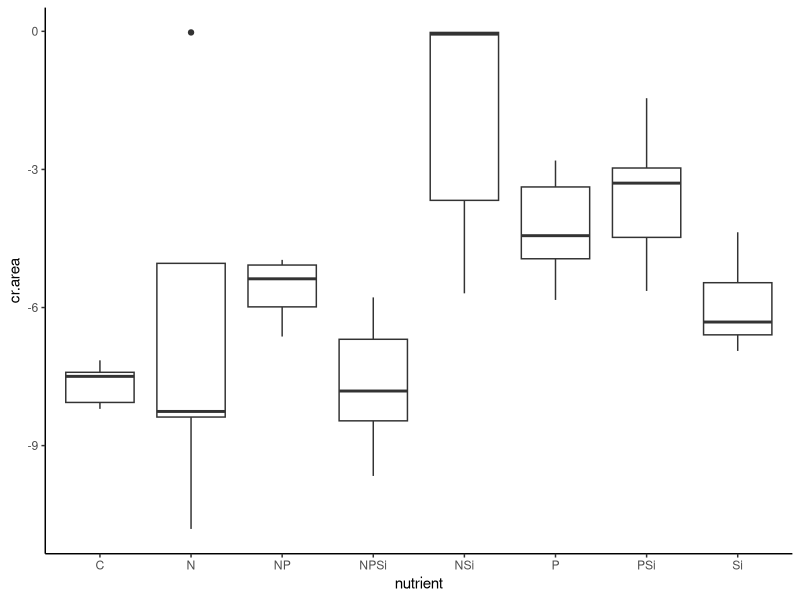
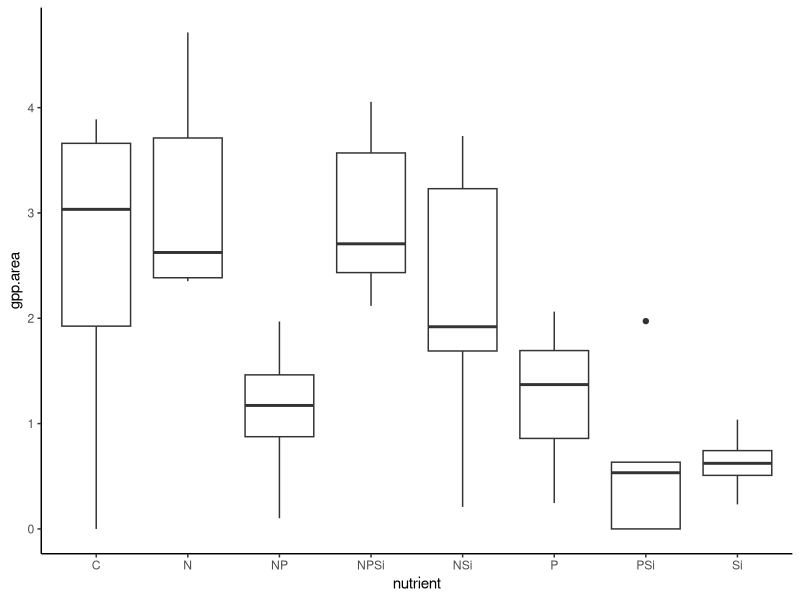
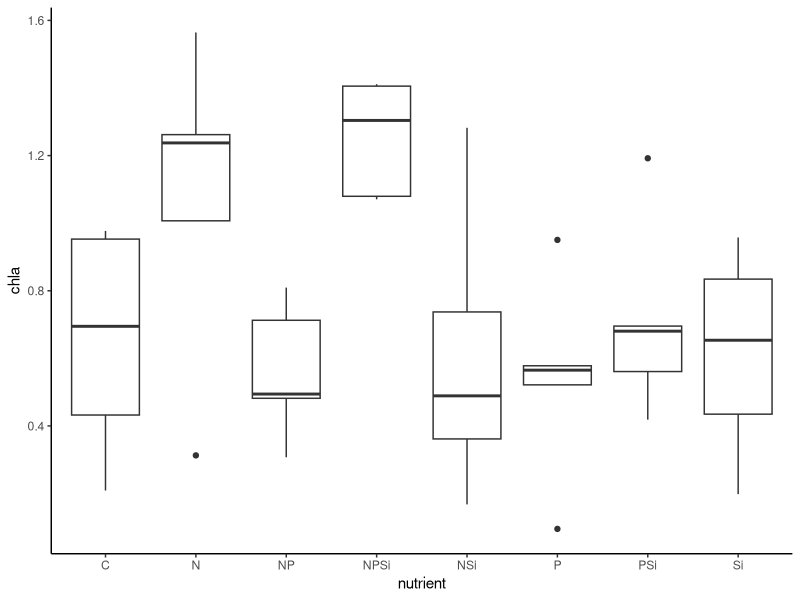
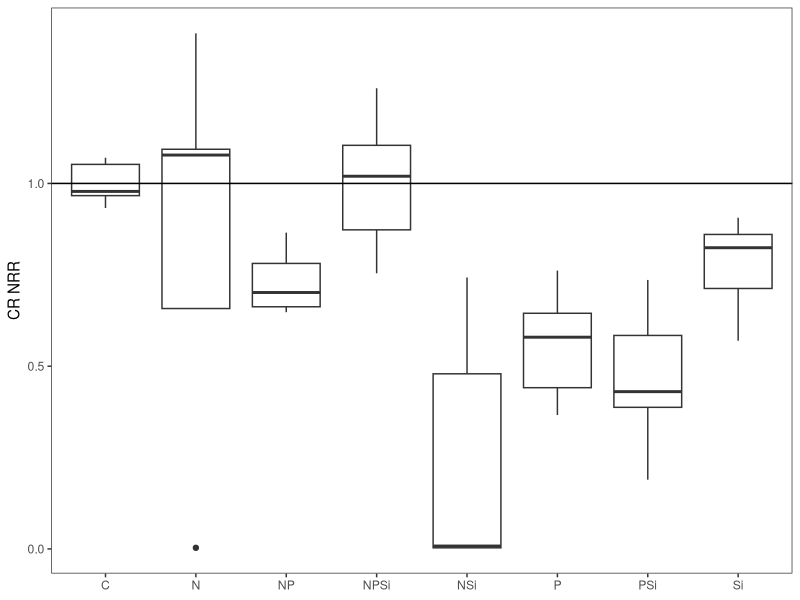
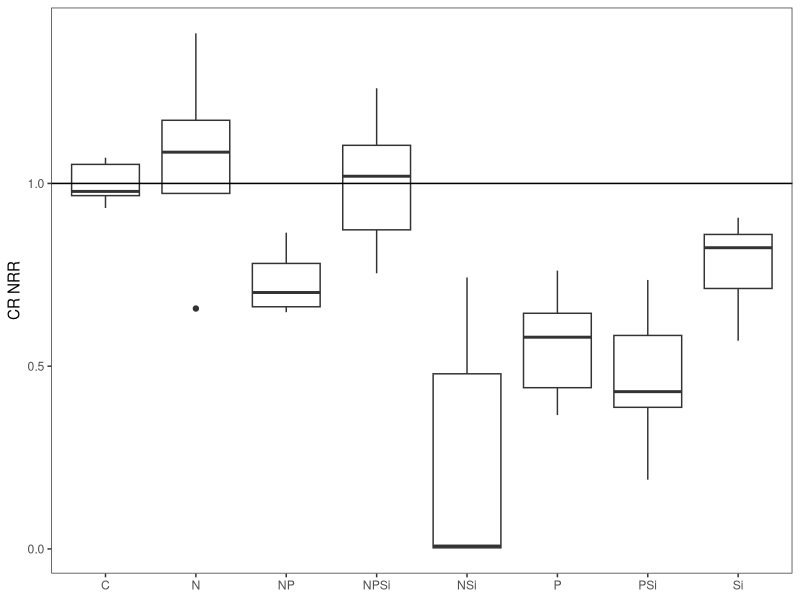
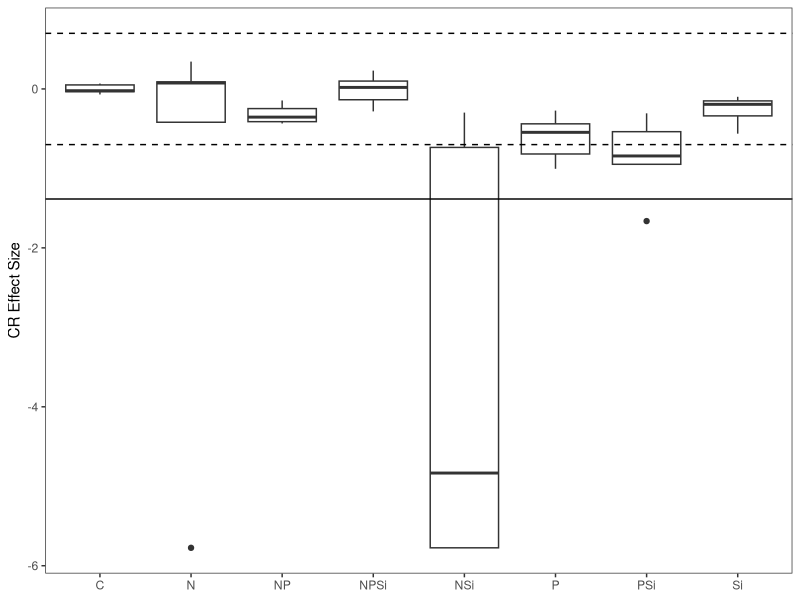
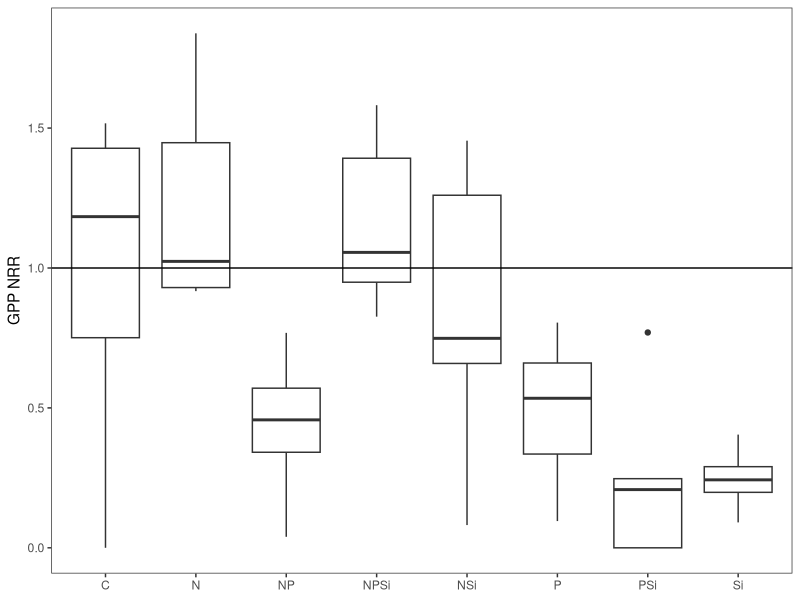
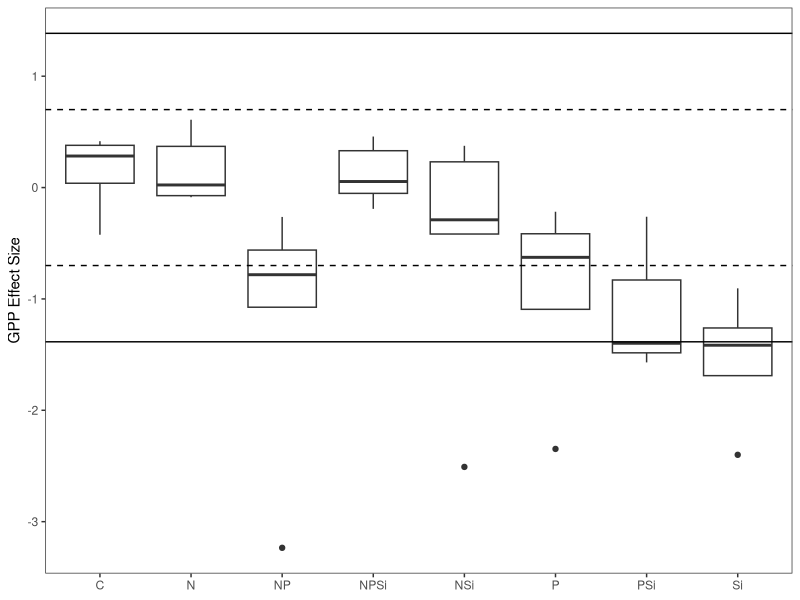

The R script that drew these images, in order: (Note: this script raises an error after producing the figures.)
#Author:  Clay Arango
#Creation date: 10-Feb-19
#Script to analyze NDS data from Summer 2018 WSB work with S. Roley and A. Alexiades

#packages
library(nlme)
library(nortest)
library(plyr)
library(dplyr)
library(multcomp)
library(MASS)
library(ggplot2)

#Load data
wenas_fall <- read.table(file="wen_fall.csv", header=T, sep=",")

#set variable
d = wenas_fall

#evaluate data to make sure factors are correct
names(d)
unique(d$nutrient) #control, N, NP, NPSi, NSi, P, PSi, Si
unique(d$N) #should be 0 and 1
unique(d$P) #should be 0 and 1
unique(d$Si) #should be 0 and 1
unique(d$top) #should be "sponge" and "glass"
#if need to change, use recode function below. 
d$top<-recode(d$top, "cellulose" ="sponge")
str(d)

#convert N and P vand Si alues (0 or 1 for absence or presence) to factors
d$N<-as.factor(d$N)
d$P<-as.factor(d$P)
d$Si<-as.factor(d$Si)
str(d)
d$chla.nrr<-NA

#subset data into gpp and cr response
d.cr = subset(d, top=="sponge", data=d)
d.gpp = subset(d, top=="glass", data=d)

#check distribution of controls and remove as needed before calculating NRR.
ggplot(d.cr, aes(x=nutrient, y=cr.area))+geom_boxplot() +theme_classic()
#check A5, others ok

#calculate nrr for cr
x<-ddply(d.cr, "nutrient", summarise, ave_cr = mean(cr.area, na.rm=T)) #changed to ddply b/c allows
#to specify by column name - I had a csv file with the relevant column in a different position.
x
d.cr$cr.nrr = d.cr$cr.area/-7.662895 #divide by control ave_cr
d.cr$gpp.nrr<-NA

#check distribution of controls and remove as needed before calculating NRR.
ggplot(d.gpp, aes(x=nutrient, y=gpp.area))+geom_boxplot() +theme_classic()
#ok
ggplot(d.gpp, aes(x=nutrient, y=chla))+geom_boxplot() +theme_classic()
#ok

#calculate nrr for gpp and chla
x<- ddply(d.gpp, "nutrient", summarise, ave_gpp = mean(gpp.area, na.rm=T), ave_chla = mean(chla, na.rm=T)) 
x
d.gpp$gpp.nrr = d.gpp$gpp.area/2.5640416 #divide by control ave_gpp
d.gpp$chla.nrr = d.gpp$chla/0.6598855 #divide by control ave_chla
d.gpp$cr.nrr<-NA

#combine files and export
d.cr$chla.nrr<-NA
d.nrr<-rbind(d.cr, d.gpp)
d.nrr$site_date<-"wenas_fall"
d.nrr$cr.es<-log(d.nrr$cr.nrr)
d.nrr$gpp.es<-log(d.nrr$gpp.nrr)
d.nrr$chla.es<-log(d.nrr$chla.nrr)
write.table(d.nrr, "wenas_fall_nrr.csv", sep=",", quote=F, row.names =F)

###############
#plots of NRR
##############
ggplot(data=d.cr, aes(x=nutrient, y=cr.nrr))+geom_boxplot()+theme_bw()+
  ylab("CR NRR")+geom_abline(slope = 0, intercept = 1)+
  theme(axis.title.x=element_blank(), panel.grid.minor=element_blank(), panel.grid.major=element_blank())
#inhibition of most; NPSi neutral

ggplot(data=subset(d.cr,!nds.id=="A5"), aes(x=nutrient, y=cr.nrr))+geom_boxplot()+theme_bw()+
  ylab("CR NRR")+geom_abline(slope = 0, intercept = 1)+
  theme(axis.title.x=element_blank(), panel.grid.minor=element_blank(), panel.grid.major=element_blank())

ggplot(data=subset(d.nrr, (top=="sponge")), aes(x=nutrient, y=cr.es))+geom_boxplot()+theme_bw()+
  ylab("CR Effect Size")+geom_hline(yintercept = 0.7, lty="dashed")+ geom_hline(yintercept = -0.7, lty="dashed")+
  theme(axis.title.x=element_blank(), panel.grid.minor=element_blank(), panel.grid.major=element_blank())+
  geom_hline(yintercept = -1.385)

ggplot(data=d.gpp, aes(x=nutrient, y=gpp.nrr))+geom_boxplot()+theme_bw()+
  ylab("GPP NRR")+geom_abline(slope = 0, intercept = 1)+
  theme(axis.title.x=element_blank(), panel.grid.minor=element_blank(), panel.grid.major=element_blank())
#inhibition of most; N neutral

ggplot(data=subset(d.nrr,top=="glass"), aes(x=nutrient, y=gpp.es))+geom_boxplot()+theme_bw()+
  ylab("GPP Effect Size")+geom_hline(yintercept = -0.7, lty="dashed")+geom_hline(yintercept = 0.7, lty="dashed")+
  geom_hline(yintercept = -1.385)+geom_hline(yintercept = 1.385)+
  theme(axis.title.x=element_blank(), panel.grid.minor=element_blank(), panel.grid.major=element_blank())

ggplot(data=d.gpp, aes(x=nutrient, y=chla.nrr))+geom_boxplot()+theme_bw()+
  ylab("Chlorophyll-a NRR")+geom_abline(slope = 0, intercept = 1)+
  theme(axis.title.x=element_blank(), panel.grid.minor=element_blank(), panel.grid.major=element_blank())
#limitation for N and NPSi; others neutral

ggplot(data=subset(d.nrr, (top=="glass")), aes(x=nutrient, y=chla.es))+geom_boxplot()+theme_bw()+
  ylab("Chla Effect Size")+ geom_hline(yintercept = 0.7, lty="dashed")+  geom_hline(yintercept = -1.385)+  
  geom_hline(yintercept = -0.7, lty="dashed")+ geom_hline(yintercept = 1.385)+
  theme(axis.title.x=element_blank(), panel.grid.minor=element_blank(), panel.grid.major=element_blank())

##########
#NRR Summary Files
#########

GPP_sum<-ddply(d.gpp, "nutrient", summarise, ave_nrr.gpp=mean(gpp.nrr, na.rm=T), sd_nrr.gpp=sd(gpp.nrr, na.rm=T), 
               se_nrr.gpp =(sd(gpp.nrr)/sqrt(sum(!is.na(gpp.nrr)))), 
               ci95_nrr.gpp = (1.96*(sd(gpp.nrr)/sqrt(sum(!is.na(gpp.nrr))))),
               ave_nrr.chla=mean(chla.nrr, na.rm=T), sd_nrr.chla=sd(chla.nrr, na.rm=T), 
               se_nrr.chla =(sd(chla.nrr)/sqrt(sum(!is.na(chla.nrr)))), 
               ci95_nrr.chla = (1.96*(sd(chla.nrr)/sqrt(sum(!is.na(chla.nrr))))))
CR_sum<-ddply(d.cr, "nutrient", summarise, ave_nrr.cr=mean(cr.nrr, na.rm=T), sd_nrr.cr=sd(cr.nrr, na.rm=T), 
              se_nrr.cr =(sd(cr.nrr)/sqrt(sum(!is.na(cr.nrr)))), 
              ci95_nrr.cr = (1.96*(sd(cr.nrr)/sqrt(sum(!is.na(cr.nrr))))))

#now combine into one and export
d.sum<-merge(GPP_sum, CR_sum, by="nutrient")
d.sum$site_date<-"reec_summer"
write.table(d.sum, "reec_summer_summ.csv",  sep=",", quote=F, row.names =F)

############################################################
#analyze RESPIRATION data
############################################################
d.cr1<-subset(d.cr, !(nds.id=="A5"))
M1<-gls(cr.area~N*P*Si, data=d.cr1, na.action=na.omit)
E1<-residuals(M1)
qqnorm(E1)
qqline(E1)#ok except for 1 point
ad.test(E1)
   #residuals are normally distributed, p=0.1089, even better with A5 removed (0.707)
hist(E1)  
plot(M1)
#ok

plot(filter(d.cr1, !is.na(cr.area)) %>% dplyr::select(nutrient), 
     E1, xlab="nutrient", ylab="Residuals")
bartlett.test(cr.area~nutrient, data=d.cr1)
   #variance test not OK, we'll probably need to mess with this one (p = 0.001245). looks like one point in N
#when remove one point, p = 0.046, but looks ok! inclined to leave it

anova(M1) #Si inhibition, 
#one outlier removed. same patterns as with all data but p values generally smaller
#N               1   0.4644  0.5006
#P               1   1.0325  0.3174
#Si              1   9.8544  0.0037
#N:P             1  22.3530  <.0001
#N:Si            1   0.3677  0.5487
#P:Si            1  20.2559  0.0001
#N:P:Si          1  12.9946  0.0011

#all data
#N               1   0.00877  0.9260
#P               1   0.11439  0.7374
#Si              1   3.82858  0.0592
#N:P             1  17.52458  0.0002
#N:Si            1   0.00135  0.9709
#P:Si            1   9.16447  0.0048
#N:P:Si          1   4.97126  0.0329
  

##########################################################
#do multiple 2 way ANOVAs to improve our ability to interpret
##########################################################
#N and P
M1<-gls(cr.area~N*P, data=d.cr, na.action=na.omit)
E1<-residuals(M1)
qqnorm(E1)
qqline(E1)
ad.test(E1)
#residuals are normally distributed, p=0.1807
hist(E1)  
plot(M1)

bartlett.test(cr.area~nutrient, data=d.cr)
#variance test not OK

anova(M1) #interpretation: N alone inhibitory; P alone inhibitory; in combo, neutral 
#N               1   0.00632  0.9371
#P               1   0.08242  0.7757
#N:P             1  12.62637  0.0011


#remove NA for plotting
xx = na.omit(subset(d.cr1, select = c(N,P,cr.area)))
interaction.plot(xx$N, xx$P, xx$cr.area*-1)

#N and Si
M1<-gls(cr.area~N*Si, data=d.cr, na.action=na.omit)
E1<-residuals(M1)
qqnorm(E1)
qqline(E1)
ad.test(E1)
#residuals are normally distributed, p=0.2967
hist(E1)  
plot(M1)

bartlett.test(cr.area~nutrient, data=d.cr)
#variance test noy OK

anova(M1) #interpretation: no response

#remove NA for plotting
xx = na.omit(subset(d.cr1, select = c(N,Si,cr.area)))
interaction.plot(xx$N, xx$Si, xx$cr.area*-1)

#P and Si
M1<-gls(cr.area~P*Si, data=d.cr, na.action=na.omit)
E1<-residuals(M1)
qqnorm(E1)
qqline(E1)
ad.test(E1)
#residuals are not normally distributed, p=0.03369
hist(E1)  
plot(M1)

bartlett.test(cr.area~nutrient, data=d.cr)
#variance test OK

anova(M1) #interpretation: P alone inhibitory; Si alone inhibitory; in combo, neutral
#P               1   0.07555  0.7850
#Si              1   2.52870  0.1205
#P:Si            1   6.05293  0.0188

#remove NA for plotting
xx = na.omit(subset(d.cr1, select = c(P,Si,cr.area)))
interaction.plot(xx$P, xx$Si, xx$cr.area*-1)
##########################################################
##########################################################

x <- group_by(d.cr, nutrient) %>%  # Grouping function causes subsequent functions to aggregate by season and reach
  summarize(cr.mean = abs(mean(cr.area, na.rm = TRUE)), # na.rm = TRUE to remove missing values
            cr.sd=abs(sd(cr.area, na.rm = TRUE)),  # na.rm = TRUE to remove missing values
            n = sum(!is.na(cr.area)), # of observations, excluding NAs. 
            cr.se=cr.sd/sqrt(n))

ggplot(data=x, aes(x=nutrient, y=cr.mean)) + 
  geom_bar(stat="identity", position=position_dodge(), color = "black") + 
  geom_errorbar(aes(ymin=cr.mean, ymax=cr.mean+cr.se), width=0.2, 
                position=position_dodge(0.9)) + 
  xlab("Nutrient") +
  ylab(expression(Respiration~(ug~O[2]~m^{-2}~h^{-1}))) +
  ylim(0,20) +
  labs(fill="Light") +
  theme_bw() +
  theme(panel.grid.major=element_blank(),
        panel.grid.minor=element_blank(),
        legend.title=element_text(size=6),
        legend.key=element_blank(), 
        legend.position=c(0.5,0.95), 
        legend.text=element_text(size=8), 
        legend.background=element_blank(), 
        legend.direction="horizontal", 
        legend.key.size=unit(0.3, "cm"), 
        axis.title.y=element_text(size=8), 
        axis.title.x=element_text(size=8), 
        axis.text.x=element_text(size=8))

#ggsave('output/figures/Ring_summer.tiff',
#       units="in",
#       width=3.25,
#       height=3.25,
#       dpi=1200,
#       compression="lzw")

############################################################
#analyze the PRODUCTION data
############################################################

M1<-gls(gpp.area~N*P*Si, data=d.gpp, na.action=na.omit) 
E1<-residuals(M1)
qqnorm(E1)
qqline(E1)
ad.test(E1)
   #residuals are OK

hist(E1, xlab="residuals", main="")
plot(M1)

plot(filter(d.gpp, !is.na(gpp.area)) %>% dplyr::select(nutrient), 
     E1, xlab="nutrient", ylab="Residuals")
bartlett.test(gpp.area~nutrient, data=d.gpp)
   #ok

anova(M1)
  
x <- group_by(d.gpp, nutrient) %>%  # Grouping function causes subsequent functions to aggregate by season and reach
  summarize(gpp.mean = abs(mean(gpp.area, na.rm = TRUE)), # na.rm = TRUE to remove missing values
            gpp.sd=abs(sd(gpp.area, na.rm = TRUE)),  # na.rm = TRUE to remove missing values
            n = sum(!is.na(gpp.area)), # of observations, excluding NAs. 
            gpp.se=gpp.sd/sqrt(n))

ggplot(data=x, aes(x=nutrient, y=gpp.mean)) + 
  geom_bar(stat="identity", position=position_dodge(), color = "black") + 
  geom_errorbar(aes(ymin=gpp.mean, ymax=gpp.mean+gpp.se), width=0.2, 
                position=position_dodge(0.9)) + 
  xlab("Nutrient") +
  ylab(expression(Production~(ug~O[2]~m^{-2}~h^{-1}))) +
  labs(fill="Light") +
  theme_bw() +
  theme(panel.grid.major=element_blank(),
        panel.grid.minor=element_blank(), 
        legend.title=element_text(size=6), 
        legend.key=element_blank(),  
        legend.position=c(0.5,0.95),  
        legend.text=element_text(size=8),  
        legend.background=element_blank(),  
        legend.direction="horizontal",  
        legend.key.size=unit(0.3, "cm"),  
        axis.title.y=element_text(size=8),  
        axis.title.x=element_text(size=8),  
        axis.text.x=element_text(size=8))

#ggsave('output/figures/gppByNutrient.tiff',
#       units="in",
#       width=3.25,
#       height=3.25,
#       dpi=1200,
#       compression="lzw")


############################################################
#analyze the CHL-A biomass on disks
############################################################
M1<-gls(chla~N*P*Si, data=d.gpp, na.action=na.omit) 
E1<-residuals(M1)
qqnorm(E1)
qqline(E1)
ad.test(E1)
#ok

hist(E1, xlab="residuals", main="")
plot(M1)

plot(filter(d.gpp, !is.na(chla)) %>% dplyr::select(nutrient), 
     E1, xlab="nutrient", ylab="Residuals")
bartlett.test(gpp.area~nutrient, data=d.gpp)
#ok

anova(M1)
#N               1   5.31942  0.0277
#P               1   0.05507  0.8160
#Si              1   0.67029  0.4190
#N:P             1   0.18818  0.6673
#N:Si            1   0.05267  0.8199
#P:Si            1  10.85644  0.0024
#N:P:Si          1   5.12526  0.0305

##########################################################
#do multiple 2 way ANOVAs to improve our ability to interpret
##########################################################
#N and P
#remove NA for plotting
xx = na.omit(subset(d.gpp, select = c(N,P,chla)))
interaction.plot(xx$N, xx$P, xx$chla)

#N and Si
#remove NA for plotting
xx = na.omit(subset(d.gpp, select = c(N,Si,chla)))
interaction.plot(xx$N, xx$Si, xx$chla)

#P and Si
xx = na.omit(subset(d.gpp, select = c(P,Si,chla)))
interaction.plot(xx$P, xx$Si, xx$chla)
